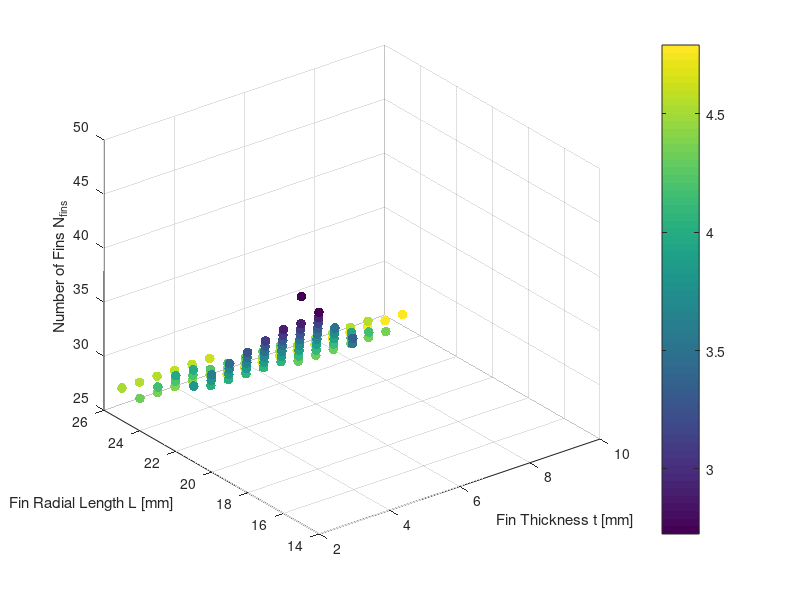

Here is the MATLAB script that generated this plot: (Note: this script raises an error after producing the figure.)
%% Radial Fin Heat Rejection — Motor Cooling Design 
% (Passive cooling, natural convection)
%
%  Given Parameters
%  -----------------------------------------------------------------------
%  Subsystem      | Quantity                        | Symbol      | Value
%  -----------------------------------------------------------------------
%  Heat load      | Motor input power               | P_motor     | 2000 W
%  Heat load      | Motor efficiency                | eta_motor   | 0.94
%  Heat load      | Required heat rejection         | q_required  | 120 W
%  Temperatures   | Base temperature                | T_b         | 80 °C
%  Temperatures   | Ambient air temperature         | T_inf       | 20 °C
%  Heat transfer  | Natural convection coefficient  | h           | 10 W/(m^2*K)
%  Material       | Fin thermal conductivity (Al)   | k_fin       | 200 W/(m*K)
%  Geometry       | Motor outer diameter            | D           | 0.15 m
%  Geometry       | Motor axial length (= fin width)| w           | 0.15 m
%  Constraint     | Minimum fin spacing             | s_min       | 0.008 m
%  Search         | Fin thickness range             | t_range     | 0.002:0.0005:0.015 m
%  Search         | Fin radial length range         | L_range     | 0.005:0.001:0.025 m
%  -----------------------------------------------------------------------
%
%  Equations
%  -----------------------------------------------------------------------
%  E1  | Motor circumference              | P_max = pi * D
%  E2  | Fin cross-section area           | A_c   = w * t
%  E3  | Fin perimeter                    | P     = 2 * (w + t)
%  E4  | Fin parameter                    | m     = sqrt((P / A_c) * (h / k_fin))
%  E5  | Optimality indicator             | mL    = m * L
%  E6  | Heat per fin                     | q_fin = (T_b - T_inf) * sqrt(P * A_c * h * k_fin) * tanh(mL)
%  E7  | Number of fins (nearest even int)| N_fins = 2 * ceil(ceil(q_required / q_fin) / 2)
%  E8  | Total heat rejected              | q_total = N_fins * q_fin
%  E9  | Perimeter usage fraction         | perimeterUse = (N_fins * t) / P_max
%  E10 | Fin-to-fin spacing               | Space = (P_max / N_fins) - t
%  E11 | Fin efficiency                   | eta_f = tanh(mL) / mL
%  -----------------------------------------------------------------------

%% Given Parameters
P_motor   = 2000;         % Motor input power                  [W]
eta_motor = 0.94;         % Motor efficiency                   [-]
q_required = (1 - eta_motor) * P_motor;  % Required heat rejection [W]
T_b       = 80;           % Base temperature                   [°C]
T_inf     = 20;           % Ambient air temperature            [°C]
h         = 10;           % Natural convection coefficient     [W/(m^2*K)]
k_fin     = 200;          % Fin thermal conductivity (Al)      [W/(m*K)]
D         = 0.15;         % Motor outer diameter               [m]
w         = 0.15;         % Motor axial length (= fin width)   [m]
s_min     = 0.008;        % Minimum fin spacing                [m]
t_range   = 0.002:0.0005:0.015;  % Fin thickness range         [m]
L_range   = 0.005:0.001:0.025;   % Fin radial length range     [m]

%% Design Search Loop
% E1 - Motor circumference [m]
P_max = pi * D;

% Sweep through thicknesses
for i = 1:length(t_range)
    % Sweep throuhg the lengths
    for j = 1:length(L_range)

        t = t_range(i);    % Current fin thickness [m]
        L = L_range(j);    % Current fin radial length [m]

        % E2 - Fin cross-section area [m^2]
        A_c = w * t;

        % E3 - Fin perimeter [m]
        P = 2 * (w + t);

        % E4 - Fin parameter [1/m]
        m = sqrt((P / A_c) * (h / k_fin));

        % E5 - Optimality indicator [-]
        mL = m * L;

        % E6 - Heat per fin [W]
        q_fin = (T_b - T_inf) * sqrt(P * A_c * h * k_fin) * tanh(mL);

        % E7 - Number of fins (nearest even integer) [-]
        N_fins = 2 * ceil(ceil(q_required / q_fin) / 2);

        % E8 - Total heat rejected [W]
        q_total = N_fins * q_fin;

        % E9 - Perimeter usage fraction [-]
        perimeterUse = (N_fins * t) / P_max;

        % E10 - Fin-to-fin spacing [m]
        Space = (P_max / N_fins) - t;

        % E11 - Fin efficiency [-]
        eta_f = tanh(mL) / mL;

        % Store results in a structured array
        results(i,j).t             = t; % thickness [m]
        results(i,j).L             = L; % length [m]
        results(i,j).mL            = mL; % fin parameter
        results(i,j).q_fin         = q_fin; % heat rejected per fin [W]
        results(i,j).N_fins        = N_fins; % number of fins
        results(i,j).q_total       = q_total; % total heat rejected [W]
        results(i,j).perimeterUse  = perimeterUse; % fraction of perimeter use
        results(i,j).Space         = Space; % fin-to-fin spacing
        results(i,j).eta_f         = eta_f; % fin efficiency

    end
end

%% Display Results

% Conversion factor
m2in = 39.3701;  % m to inches

% Collect feasible designs
feasible = [];
for i = 1:length(t_range)
    for j = 1:length(L_range)
        r = results(i,j);
        if r.perimeterUse < 1.0 && r.Space >= s_min
            feasible = [feasible; r.t, r.L, r.mL, r.q_fin, r.N_fins, ...
                        r.q_total, r.perimeterUse, r.Space, r.eta_f];
        end
    end
end

% Sort feasible designs by descending q_fin
feasible = sortrows(feasible, -4);

fprintf('\nProblem Parameters\n');
fprintf('------------------\n');
fprintf('Motor Power            P_motor     = %d W\n',            P_motor);
fprintf('Motor Efficiency       eta_motor   = %.2f\n',            eta_motor);
fprintf('Required Heat Removal  q_Required  = %.2f W  [= (1 - eta) * P_motor]\n', q_required);
fprintf('Base Temperature       T_b         = %.1f C\n',          T_b);
fprintf('Ambient Temperature    T_inf       = %.1f C\n',          T_inf);
fprintf('Temperature Difference T_b-T_inf   = %.1f C\n',          T_b - T_inf);
fprintf('Convection Coeff       h           = %.2f W/m^2K\n',     h);
fprintf('Fin Conductivity       k_fin       = %.1f W/mK\n',       k_fin);
fprintf('Fin Width (motor axis) w           = %.4f m  (%.4f in)\n', w, w*m2in);
fprintf('Motor Diameter         D           = %.4f m  (%.4f in)\n', D, D*m2in);
fprintf('Motor Circumference    Pmax        = %.4f m  (%.4f in)\n', P_max, P_max*m2in);
fprintf('Min Fin Spacing        smin        = %.4f m  (%.4f in)\n', s_min, s_min*m2in);
fprintf('Thickness Range        t_range     = [%.4f : %.4f] m\n',  t_range(1), t_range(end));
fprintf('Length Range           L_range     = [%.4f : %.4f] m\n',  L_range(1), L_range(end));
fprintf('Total Feasible Designs             = %d\n',               size(feasible,1));
fprintf('Maximum q_fin (feasible designs)   = %.4f W\n',           feasible(1,4));

fprintf('\n========================================================================\n');
fprintf('  TOP 10 DESIGNS - Ranked by Descending q_fin\n');
fprintf('========================================================================\n');
fprintf('%-6s %-10s %-10s %-10s %-10s %-8s %-8s %-8s %-10s %-10s\n', ...
        'Rank', 't[m]', 't[in]', 'L[m]', 'L[in]', 'N_fins', '%Perim', 'eta_f%', 'Space[m]', 'q_fin[W]');
fprintf('------------------------------------------------------------------------------\n');

N_top = min(10, size(feasible,1));
for k = 1:N_top
    fprintf('%-6d %-10.4f %-10.4f %-10.4f %-10.4f %-8d %-8.2f %-8.2f %-10.4f %-10.4f\n', ...
            k, ...
            feasible(k,1), feasible(k,1)*m2in, ...
            feasible(k,2), feasible(k,2)*m2in, ...
            feasible(k,5), ...
            feasible(k,7)*100, ...
            feasible(k,9)*100, ...
            feasible(k,8), ...
            feasible(k,4));
end

fprintf('\n========================================================================\n');
fprintf('  BEST DESIGN SUMMARY - Rank 1 (Highest q_fin)\n');
fprintf('========================================================================\n');
b = feasible(1,:);
fprintf('Fin Thickness    t       = %.4f m   (%.4f in)\n',   b(1), b(1)*m2in);
fprintf('Fin Length       L       = %.4f m   (%.4f in)\n',   b(2), b(2)*m2in);
fprintf('Number of Fins   N_fins  = %d\n',                    b(5));
fprintf('Optimality       mL      = %.4f\n',                  b(3));
fprintf('Fin Efficiency   eta_f   = %.2f %%\n',               b(9)*100);
fprintf('Perimeter Used   %%Perim  = %.2f %%\n',              b(7)*100);
fprintf('Fin Spacing      Space   = %.4f m   (%.4f in)\n',   b(8), b(8)*m2in);
fprintf('Heat per Fin     q_fin   = %.4f W\n',                b(4));
fprintf('Total Heat       q_total = %.4f W\n',                b(6));


%% Plot 1: Feasible Designs Only
figure;
scatter3(feasible(:,1)*1e3, feasible(:,2)*1e3, feasible(:,5), 50, feasible(:,4), 'filled');
xlabel('Fin Thickness t [mm]');
ylabel('Fin Radial Length L [mm]');
zlabel('Number of Fins N_{fins}');
c = colorbar;
c.Label.String = 'Heat per Fin q_{fin} [W]';
colormap(jet);
title('Feasible Designs: N_{fins} vs (t, L), colored by q_{fin}');
view(135, 30);
grid on;

%% Plot 2: Full Design Space (infeasible gray, feasible colored)
t_mat = zeros(length(t_range), length(L_range));
L_mat = zeros(length(t_range), length(L_range));
N_mat = zeros(length(t_range), length(L_range));
q_mat = zeros(length(t_range), length(L_range));
feas_mask = false(length(t_range), length(L_range));

for i = 1:length(t_range)
    for j = 1:length(L_range)
        r = results(i,j);
        t_mat(i,j) = r.t;
        L_mat(i,j) = r.L;
        N_mat(i,j) = r.N_fins;
        q_mat(i,j) = r.q_fin;
        feas_mask(i,j) = (r.perimeterUse < 1.0) && (r.Space >= s_min);
    end
end

infeas_mask = ~feas_mask;

figure;
scatter3(t_mat(infeas_mask)*1e3, L_mat(infeas_mask)*1e3, N_mat(infeas_mask), ...
         15, [0.6 0.6 0.6], 'o');
hold on;
scatter3(t_mat(feas_mask)*1e3, L_mat(feas_mask)*1e3, N_mat(feas_mask), ...
         50, q_mat(feas_mask), 'filled');
xlabel('Fin Thickness t [mm]');
ylabel('Fin Radial Length L [mm]');
zlabel('Number of Fins N_{fins}');
c = colorbar;
c.Label.String = 'Heat per Fin q_{fin} [W]';
colormap(jet);
title('Full Design Space: Feasible (colored) vs Infeasible (gray)');
view(135, 30);
grid on;
hold off;
